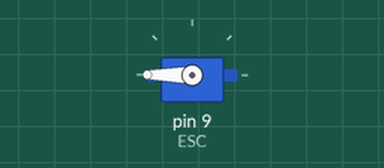
Bench run of a sketch on a simulated Arduino Uno, built with avr-gcc and run on an emulated ATmega328P. Shown: servo.

Above: at 0.1 s.
At 4.1 s:
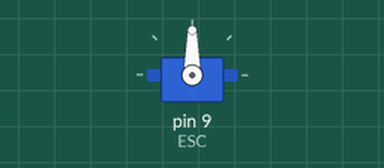
At 6.1 s:
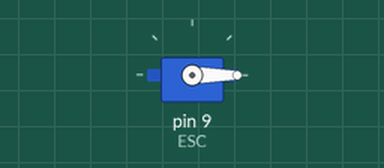
Timing chart, 0 to 7.6 s (numbered marks = the images above):
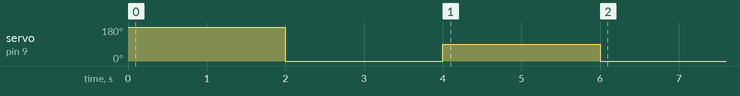

The sketch:

brushless_motor_direct_values_testing.ino
```cpp
/*
        Arduino Brushless Motor Control
     by Dejan, https://howtomechatronics.com
*/

#include <Servo.h>

Servo ESC;     // create servo object to control the ESC

int potValue;  // value from the analog pin

void setup() {
  Serial.begin(9600);
  // Attach the ESC on pin 9
  // ESC.attach(9,1000,2000); // (pin, min pulse width, max pulse width in microseconds)
  ESC.attach(9,1000,2000);

  ESC.writeMicroseconds(2000);
  delay(2000);
  ESC.writeMicroseconds(1000);
  delay(2000);
  ESC.writeMicroseconds(1500);
  delay(2000);
  ESC.writeMicroseconds(1000);
  delay(2000);
}

void loop() {
  potValue = 0;
  // ESC.write(potValue);    // Send the signal to the ESC
  ESC.writeMicroseconds(1000);
}
```
